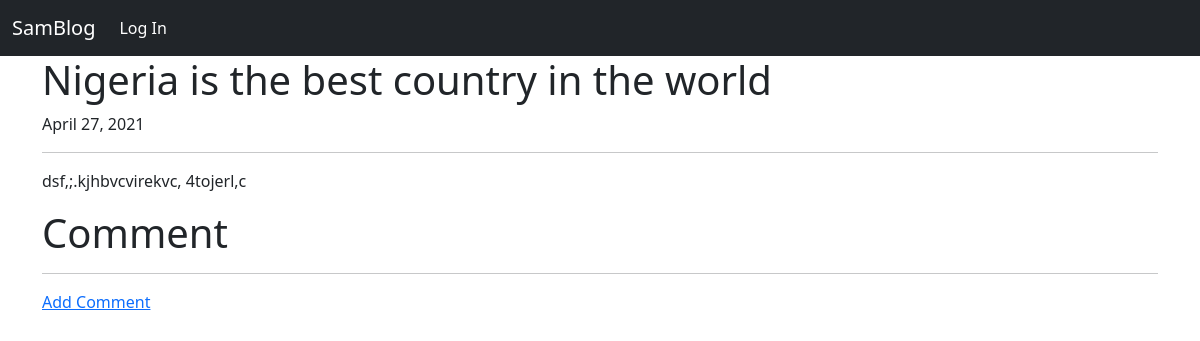
The page /article/1 on the database as committed earlier.
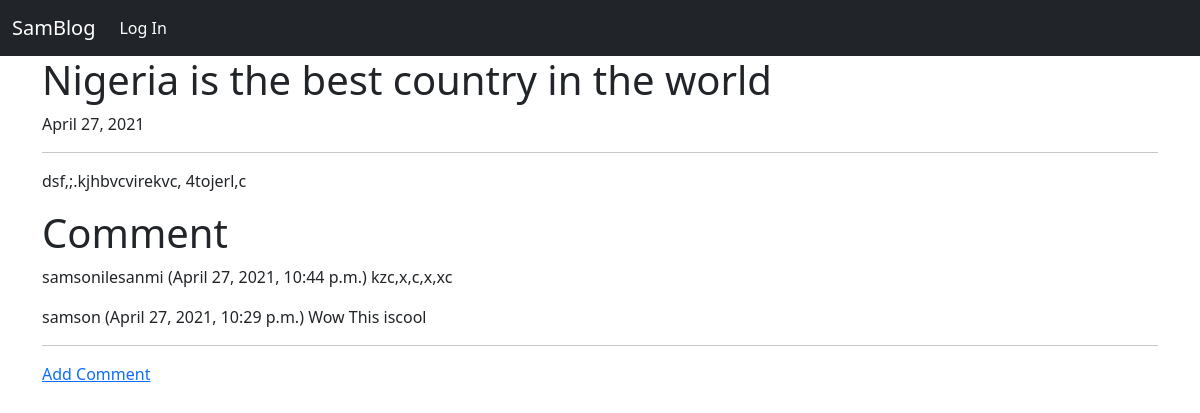
The same page on the database as committed later.
### BLOG/models.py (models this page shows, shortened)
class Post(models.Model):
    title= models.CharField(max_length=500)
    body= models.TextField()
    author= models.CharField(max_length=100, default="")
    date= models.DateField(default="")

class Comment(models.Model):
    description = models.TextField()
    author = models.ForeignKey(User, on_delete=models.SET_NULL, null=True)
    comment_date = models.DateTimeField(auto_now_add=True, null=True)
    post = models.ForeignKey(Post, on_delete=models.CASCADE)
    class Meta:
        ordering = ["-comment_date"]

### BLOG/views.py (the view, shortened to what this page needs)
# urls.py: path('article/<int:pk>', BlogView.as_view(), name='article-details'),
class BlogView(DetailView):
    model = Post
    template_name = 'bogie.html'
    def get_context_data(self, **kwargs):
        context = super(BlogView, self).get_context_data(**kwargs)
        context['commentform'] = CommentForm()
        return context

### BLOG/templates/bogie.html (shortened to what this page needs)
{%extends 'base.html'%}
{%block content%}
<div class="container">
<h1>{{post.title}}</h1>
<p>{{post.date}}</p>
<hr>
    <p>{{post.body|safe}}</p><h1>Comment</h1>
{% for comment in post.comment_set.all %}
<p>{{ comment.author }} ({{ comment.comment_date }}) {{ comment.description|safe }}</p>
{% endfor %}
<hr>
{% if user.is_authenticated %}
   <form action="" method="post">
    {% csrf_token %}
    <table>
    {{ commentform.as_table }}
    </table>
    <button type="submit">Submit</button>
       {%else%}
       <a href="{%url 'login'%}">Add Comment</a>
       {%endif%}
</div>
{%endblock%}

### BLOG/templates/base.html (shortened to what this page needs)
<!DOCTYPE html>
<html lang="en">
<head>
    <link href="https://cdn.jsdelivr.net/npm/bootstrap@5.0.0-beta3/dist/css/bootstrap.min.css" rel="stylesheet">
<body>
<nav class="navbar navbar-expand-lg navbar-light bg-dark">
  <div class="container-fluid">
    <a class="navbar-brand" style="color:white" href="{%url 'blog'%}">SamBlog</a>
    <div class="collapse navbar-collapse" id="navbarNavAltMarkup">
      <div class="navbar-nav">
                         {%if user.is_authenticated%}
         <a style="color:white" class="nav-link active" href="{%url 'logout'%}">Log Out</a>
         <a style="color:white" class="nav-link active" href="{%url 'post'%}">Post</a>
         {%else%}
         <a style="color:white" class="nav-link active" href="{%url 'login'%}">Log In</a>
                {%endif%}
      </div>
    </div>
  </div>
</nav>
       {%block content%} <div class="container"></div>{%endblock%}
</body>
</html>

Rows that differ between the two databases and show on the page:
added Comment: author "samsonilesanmi", comment_date "April 27, 2021, 10:44 p.m.", description "kzc,x,c,x,xc"
added Comment: author "samson", comment_date "April 27, 2021, 10:29 p.m.", description "Wow This iscool"
